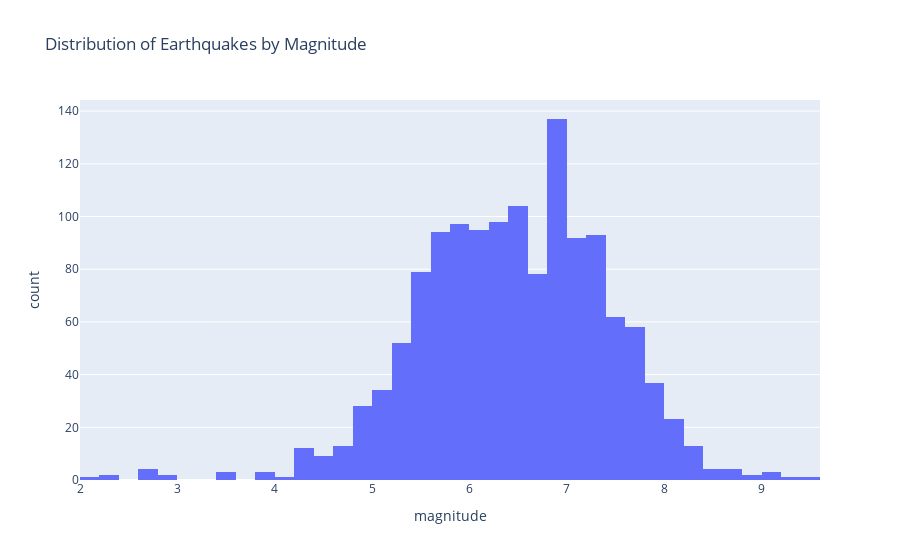

The notebook cell this image was saved under:
### Code cell
fig = px.histogram(wiki, x="magnitude", histfunc='count',title='Distribution of Earthquakes by Magnitude')
fig.show()

### Figure 1 — Plotly figure (JSON) as saved in the notebook; plotly's stock layout.template omitted (floating-point values rounded to 4 significant figures; data arrays with more than 128 entries replaced by an {"elided": "..."} marker saying what was removed)
{"data": [{"alignmentgroup": "True", "bingroup": "x", "histfunc": "count", "hovertemplate": "magnitude=%{x}<br>count=%{y}<extra></extra>", "legendgroup": "", "marker": {"color": "#636efa"}, "name": "", "offsetgroup": "", "orientation": "v", "showlegend": false, "type": "histogram", "x": {"elided": "1340 float values"}, "xaxis": "x", "yaxis": "y"}], "layout": {"barmode": "relative", "legend": {"tracegroupgap": 0}, "title": {"text": "Distribution of Earthquakes by Magnitude"}, "xaxis": {"anchor": "y", "domain": [0, 1], "title": {"text": "magnitude"}}, "yaxis": {"anchor": "x", "domain": [0, 1], "title": {"text": "count"}}}}
